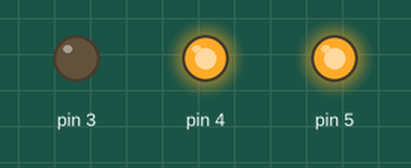
Simulated run of this sketch. Board: Arduino Uno, built with avr-gcc and run on an emulated ATmega328P. Shown: output pins drawn as LEDs (lit = HIGH).

Above: at 0.5 s.
At 1.5 s:
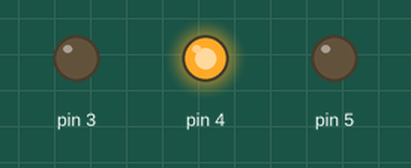
At 2.5 s:
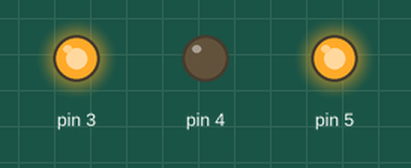
At 3.5 s:
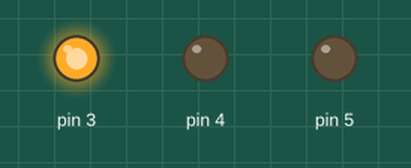
Timing chart, 0 to 5.2 s (numbered marks = the images above):
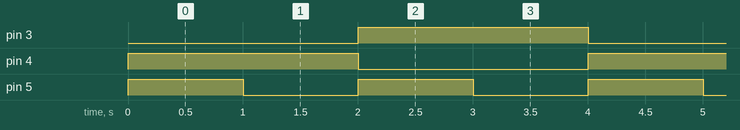

Measured:
- by itself, pin 3, pin 4: alternates HIGH for 2.0 s and LOW for 2.0 s
- by itself, pin 5: alternates HIGH for 1.0 s and LOW for 1.0 s
- by itself, everything shown: repeats every 4.0 s, in 4 steps

The sketch:

ex3.ino
```cpp
void setup() {
  // put your setup code here, to run once:
  pinMode(3,OUTPUT); // 3번핀 출력모드 선언
  pinMode(4,OUTPUT); // 4번핀 출력모드 선언
  pinMode(5,OUTPUT); // 5번핀 출력모드 선언
}

void loop() {
  digitalWrite(3, LOW); // 3번 LOW
  digitalWrite(4, HIGH); // 4번 HIGH
  digitalWrite(5, HIGH); // 5번 HIGH
  delay(1000); // 1s delay

  digitalWrite(5, LOW); // 5번 LOW
  delay(1000);// 1s delay

  digitalWrite(3, HIGH); // 3번 HIGH
  digitalWrite(4, LOW); // 4번 LOW
  digitalWrite(5, HIGH); // 5번 HIGH
  delay(1000);// 1s delay

  digitalWrite(5, LOW); // 5번 LOW
  delay(1000);// 1s delay

}
```
